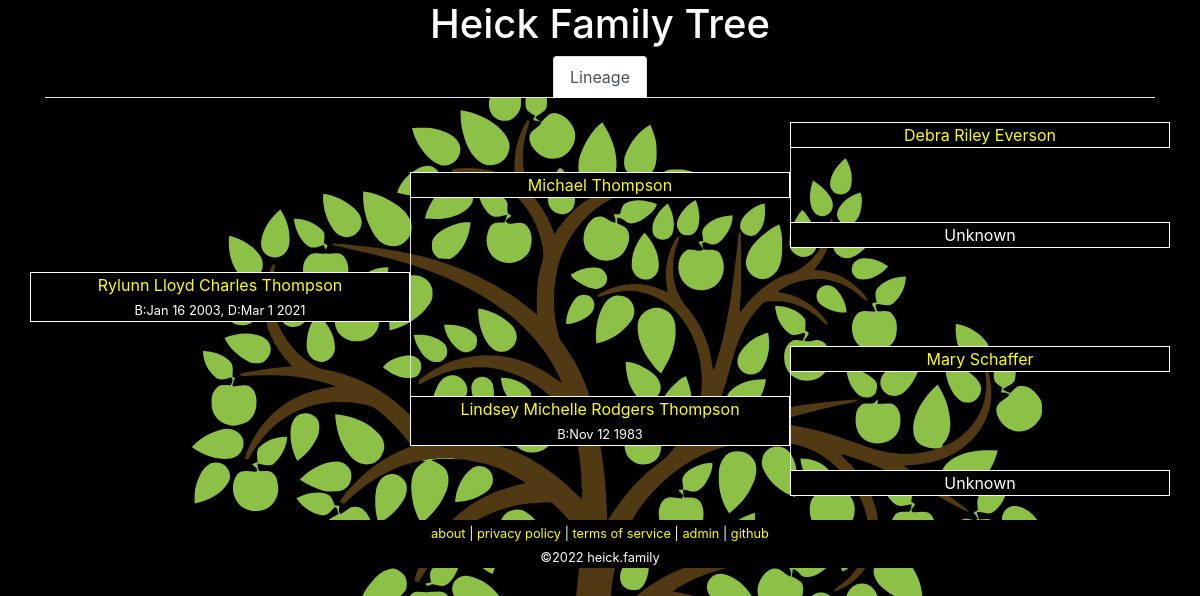
The page /tree.php?id=20 on the database as committed earlier.
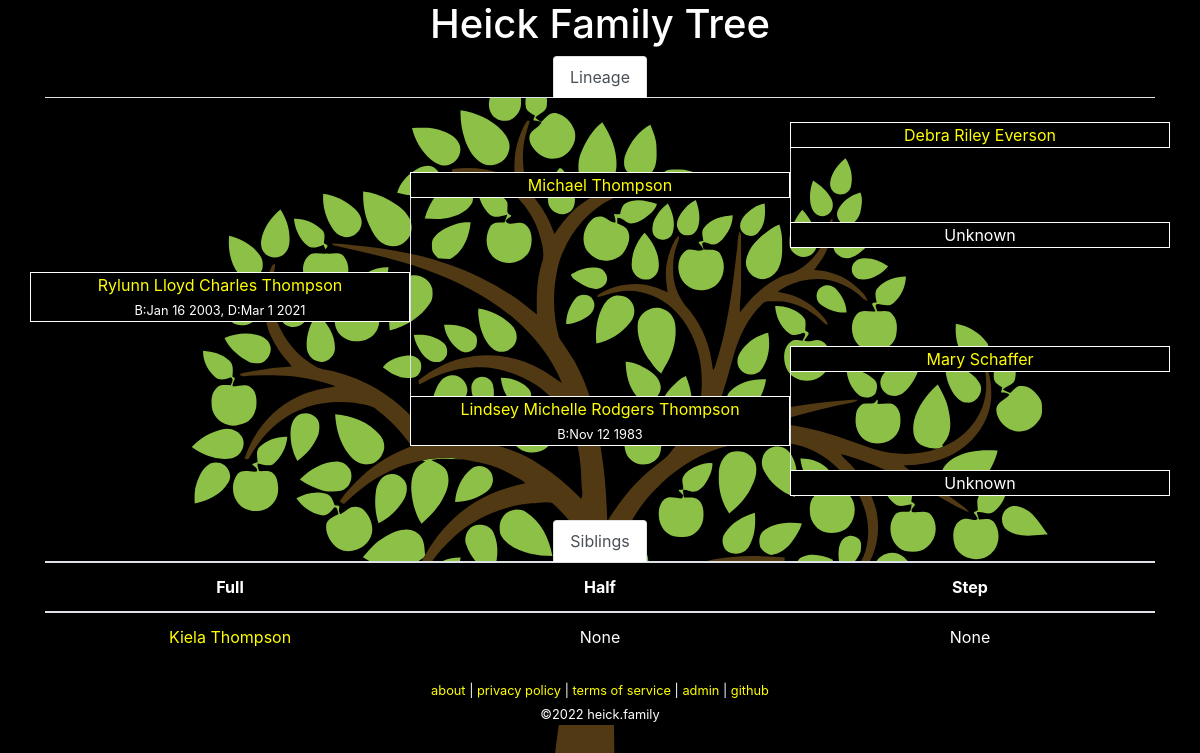
The same page on the database as committed later.
### tables this page shows
CREATE TABLE `family` (
  `id` int(10) unsigned NOT NULL AUTO_INCREMENT COMMENT 'primary key',
  `name` char(200) NOT NULL,
  `parent-bio-x` int(10) unsigned NOT NULL DEFAULT 0 COMMENT 'mother xx',
  `parent-bio-y` int(10) unsigned NOT NULL DEFAULT 0 COMMENT 'father xy',
  `parent-adopt-x` int(10) unsigned NOT NULL DEFAULT 0,
  `parent-adopt-y` int(10) unsigned NOT NULL DEFAULT 0,
  `partner` int(10) unsigned NOT NULL DEFAULT 0,
  `dob` char(10) NOT NULL DEFAULT '0000-00-00' COMMENT 'date of birth ymd',
  `dod` char(10) NOT NULL DEFAULT '0000-00-00' COMMENT 'date of death ymd',
  `lastupdated` datetime NOT NULL DEFAULT current_timestamp() ON UPDATE current_timestamp(),
  PRIMARY KEY (`id`)
);

### lib/Family.php (called while the page is built, shortened)
<?php
class Family
{
	private static $link = null;
	public static function getPerson($id = 0)
	{
		if ($id == 0)
		{
			return [];
		}
		$query = 'SELECT * FROM `family` WHERE `id`=' . self::_escape($id) . ' LIMIT 1';
		$result = self::_query($query);
		while ($row = mysqli_fetch_assoc($result)) {
			return $row;
		}
		return [];
	}
	public static function getSiblings($id = 0)
	{
		$data = [];
		$me = self::getPerson($id);
		$parentx = $me['parent-bio-x'];
		$parenty = $me['parent-bio-y'];
		if (($parentx > 0) && ($parenty > 0))
		{
			$full_siblings = [];
			$query = 'SELECT * FROM `family` WHERE (`parent-bio-x`=' . $parentx . ' AND `parent-bio-y`=' . $parenty . ') OR (`parent-bio-x`=' . $parenty . ' AND `parent-bio-y`=' . $parentx . ')';
			$result = self::_query($query);
			while ($row = mysqli_fetch_assoc($result))
			{
				if ($row['id'] != $id)
				{
					$full_siblings[] = $row['id'];
				}
			}
			if (count($full_siblings) > 0)
			{
				$data['full'] = $full_siblings;
			}
		}
		if (($parentx > 0) || ($parenty > 0))
		{
			$half_siblings = [];
			$parents = [];
			if ($parentx > 0)
			{
				$parents[] = $parentx;
			}
			if ($parenty > 0)
			{
				$parents[] = $parenty;
			}
			foreach ($parents as $parent)
			{
				$query = 'SELECT * FROM `family` WHERE (`parent-bio-x`=' . $parent . ' OR `parent-bio-y`=' . $parent . ')';
				$result = self::_query($query);
				while ($row = mysqli_fetch_assoc($result))
				{
					if ($row['id'] != $id)
					{
						$half_siblings[] = $row['id'];
					}
				}
			}
			if (count($half_siblings) > 0)
			{
				if (isset($data['full']) && (count($data['full']) > 0))
				{
					$data['half'] = [];
				}
				else
				{
					$data['half'] = $half_siblings;
				}
			}
		}
		if (($parentx > 0) || ($parenty > 0))
		{
			$step_siblings = [];
			$parents = [];
			if ($parentx > 0)
			{
				$parents[] = $parentx;
			}
			if ($parenty > 0)
			{
				$parents[] = $parenty;
			}
			$step_parents = [];
			foreach ($parents as $parent)
			{
				$them = self::getPerson($parent);
			}
		}
		return $data;
	}
	protected static function _query($query = null)
	{
		$result = mysqli_query(self::$link, $query);
		return $result;
	}
	protected static function _escape($string = "")
	{
		return mysqli_real_escape_string(self::$link, $string);
	}
	protected static function _connect()
	{
		if (!is_null(self::$link))
		{
			return;
		}
		$config = json_decode(file_get_contents('../conf/configuration.json'), true);
		$db = $config['database'];
		self::$link = mysqli_connect($db['hostname'], $db['username'], $db['password'], $db['database']);
		return;
	}
}

### www/tree.php (the view, shortened to what the changed rows need)
<?php
require_once('../lib/Family.php');
$id = isset($_GET['id']) ? intval($_GET['id']) : null;
$me = Family::getPerson($id);
$lineage = Family::getLineage($me['id']);
function showMember($fam, $extra = '')
{
	if ($fam['id'] == 0)
	{
		echo $fam['name'];
	}
	else
	{
		echo '<a href="?id=' . $fam['id'] . '">' . $fam['name'] . '</a>';
	}
}
?><!DOCTYPE html>
<html lang="en">
	<head>
		<link rel="stylesheet" href="https://cdn.jsdelivr.net/npm/bootstrap@4.6.0/dist/css/bootstrap.min.css">
		<link rel="stylesheet" href="/media/theme.css">
		<link rel="stylesheet" href="/media/tree.css">
	</head>
	<body>
		<div class="container">
<?php require_once("header.php"); ?>
				<div title="grandparent" class="col-4 text-center border-full background-black"><?php showMember($lineage['parent-y-parent-bio-y']); ?></div>
<?php
$siblings = Family::getSiblings($id);
if (count($siblings) > 0)
{
?>
			<ul class="nav nav-tabs justify-content-center">
				<li class="nav-item">
					<a class="nav-link active" id='tab-siblings' href="#">Siblings</a>
				</li>
			</ul>
			<div class="row">
				<div class="col">
					<table class="table">
						<thead>
							<tr>
								<th scope="col">Full</th>
								<th scope="col">Half</th>
								<th scope="col">Step</th>
							</tr>
						</thead>
						<tbody>
							<tr>
								<td style="width: 33%;" scope="col">
<?php
$sibling_list = isset($siblings['full']) ? $siblings['full'] : [];
if (count($sibling_list) == 0)
{
	echo "None";
}
else
{
	foreach ($sibling_list as $sibling)
	{
		echo '<br>';
	}
}
?>
								</td>
								<td style="width: 33%;" scope="col">
<?php
$sibling_list = isset($siblings['half']) ? $siblings['half'] : [];
if (count($sibling_list) == 0)
{
	echo "None";
}
?>
								</td>
								<td style="width: 33%;" scope="col">
<?php
$sibling_list = isset($siblings['step']) ? $siblings['step'] : [];
if (count($sibling_list) == 0)
{
	echo "None";
}
?>
								</td>
							</tr>
						</tbody>
					</table>
				</div>
			</div>
<?php
}
?>
		</div>
	</body>
</html>

Rows that differ between the two databases and show on the page:
now on this page (row edited): family: name "Kiela Thompson"
Other text that changed with them:
text now shown: "Siblings Full Half Step None None"
